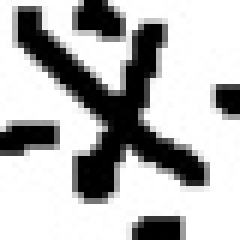
#> input picture data/HOMUS/train_13/B2861_Double-Sharp.jpg, 40 x 40 px, given as the content of the folder ./data/HOMUS/train_0, which was not available (shown 6 times larger)
$ python processImages.py
#> lines starting #> are read from the running program, lines starting #| are printed output that depends on the picture; pictures that were not available may be replaced by others from this repository, and a replacement may not be noted
'''
Author: Miguel Sancho

Data augmenting script for the Homus dataset
'''


from __future__ import print_function
from PIL import Image, ImageOps
import numpy as np
import glob

import matplotlib.pyplot as plt

batch_size = 16
nb_classes = 32
nb_epoch = 30

# HOMUS contains images of 40 x 40 pixels
# input image dimensions for train
img_rows, img_cols = 40, 40

total = 0

#
# Load data from data/HOMUS/train_0, data/HOMUS/train_1,...,data/HOMUS_31 folders from HOMUS images
#
def load_data():
	global total
	image_list = []
	class_list = []
	for current_class_number in range(0,nb_classes):	# Number of class
		i = 0
		for filename in glob.glob('./data/HOMUS/train_{}/*.jpg'.format(current_class_number)):
			im = Image.open(filename).resize((img_rows,img_cols)).convert('L')
#> im is the input picture: PIL image 40x40 L; min 0, max 255, mean 180.5
			im = ImageOps.invert(im)	# Meaning of grey level is 255 (black) and 0 (white)
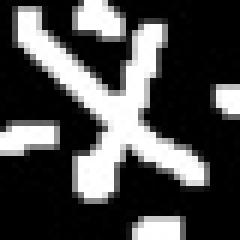
#> im: PIL image 40x40 L (shown 6 times larger); min 0, max 255, mean 74.5
			#im.show()
			rotR = im.rotate(-20)
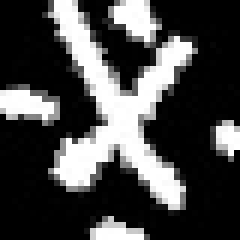
#> rotR: PIL image 40x40 L (shown 6 times larger); min 0, max 255, mean 71
			rotR = ImageOps.invert(rotR)
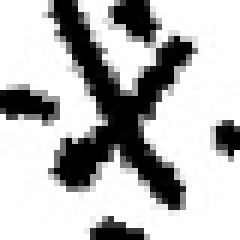
#> rotR: PIL image 40x40 L (shown 6 times larger); min 0, max 255, mean 184
			rotR.save('./data/HOMUS/train_{}/{}.jpg'.format(current_class_number, i))
			i += 1
			rotL = im.rotate(20)
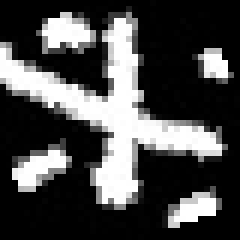
#> rotL: PIL image 40x40 L (shown 6 times larger); min 0, max 255, mean 72.7
			rotL = ImageOps.invert(rotL)
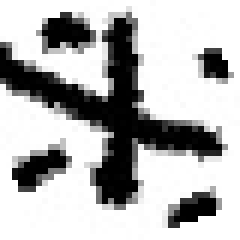
#> rotL: PIL image 40x40 L (shown 6 times larger); min 0, max 255, mean 182.3
			rotL.save('./data/HOMUS/train_{}/{}.jpg'.format(current_class_number, i))
			i += 1
			total += 1


load_data()
print(total)
